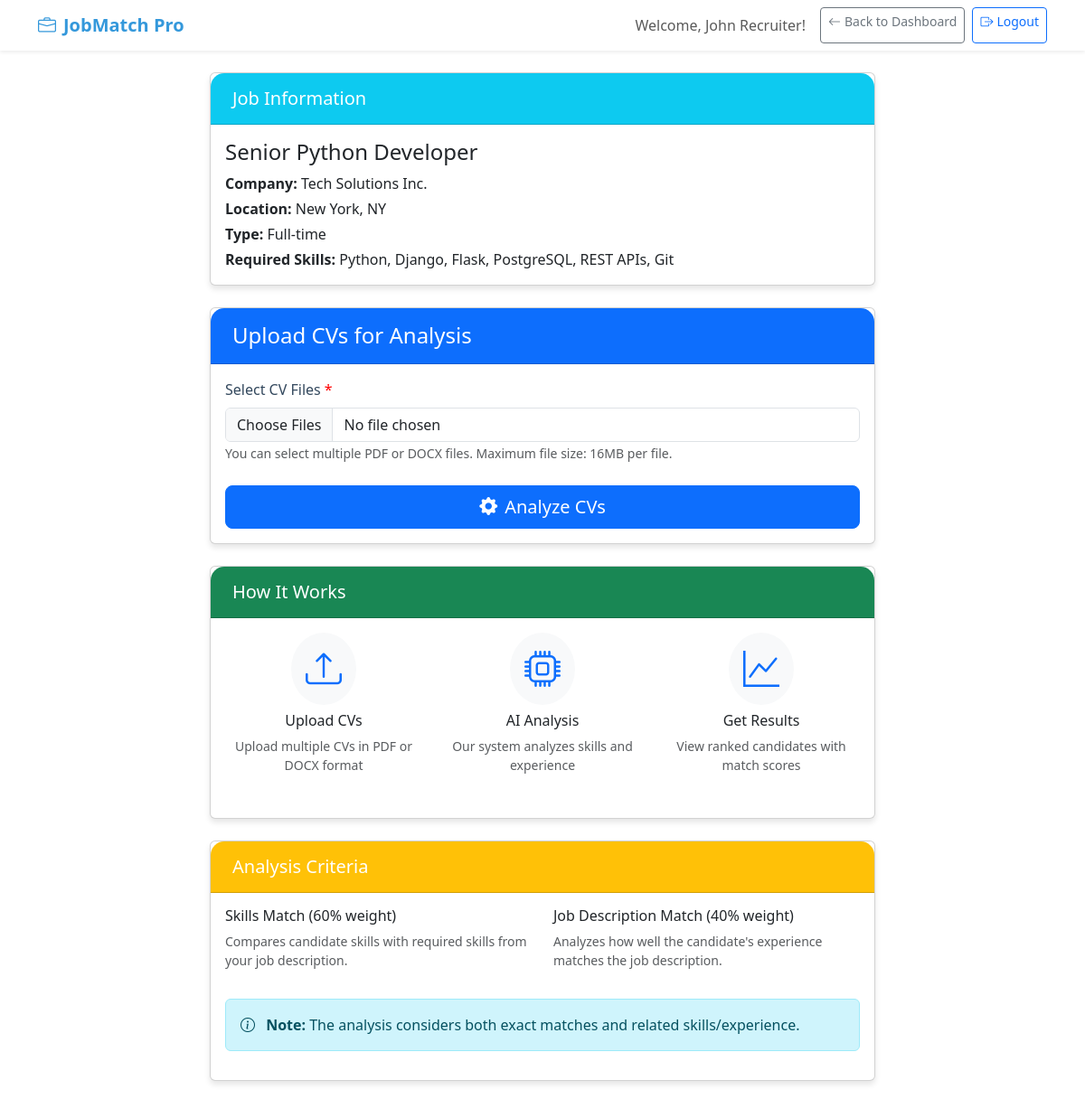
/recruiter/analyze-cvs/1 (signed in), run on the app's committed database.
### app.py (models this page shows)
class JobPost(db.Model):
    id = db.Column(db.Integer, primary_key=True)
    user_id = db.Column(db.Integer, db.ForeignKey('user.id'), nullable=False)
    job_title = db.Column(db.String(200), nullable=False)
    company_name = db.Column(db.String(200), nullable=False)
    job_description = db.Column(db.Text, nullable=False)
    required_skills = db.Column(db.Text, nullable=False)
    location = db.Column(db.String(100))
    salary_range = db.Column(db.String(100))
    job_type = db.Column(db.String(50))
    created_at = db.Column(db.DateTime, default=datetime.utcnow)
    is_active = db.Column(db.Boolean, default=True)
    user = db.relationship('User', backref=db.backref('job_posts', lazy=True))

### app.py (the view, shortened to what this page needs)
@app.route('/recruiter/analyze-cvs/<int:job_id>', methods=['GET', 'POST'])
def analyze_cvs(job_id):
    if 'user_id' not in session or session['user_type'] != 'recruiter':
        return redirect(url_for('index'))
    job_post = JobPost.query.get_or_404(job_id)
    return render_template('analyze_cvs.html', job_post=job_post)

### templates/analyze_cvs.html (shortened to what this page needs)
<!DOCTYPE html>
<html lang="en">
<head>
    <link rel="stylesheet" href="{{ url_for('static', filename='css/style.css') }}">
    <link href="https://cdn.jsdelivr.net/npm/bootstrap@5.3.0/dist/css/bootstrap.min.css" rel="stylesheet">
    <link rel="stylesheet" href="https://cdn.jsdelivr.net/npm/bootstrap-icons@1.10.0/font/bootstrap-icons.css">
</head>
<body>
    <nav class="navbar navbar-expand-lg navbar-light bg-white shadow-sm">
        <div class="container">
            <a class="navbar-brand" href="{{ url_for('recruiter_dashboard') }}">
                <i class="bi bi-briefcase me-2"></i>JobMatch Pro
            </a>
            <div class="navbar-nav ms-auto">
                <span class="navbar-text user-welcome me-3">
                    Welcome, {{ session.user_name }}!
                </span>
                <a href="{{ url_for('recruiter_dashboard') }}" class="btn btn-outline-secondary btn-sm me-2">
                    <i class="bi bi-arrow-left me-1"></i>Back to Dashboard
                </a>
                <a href="{{ url_for('logout') }}" class="btn btn-outline-primary btn-sm">
                    <i class="bi bi-box-arrow-right me-1"></i>Logout
                </a>
            </div>
        </div>
    </nav>
    <div class="container mt-4">
        <div class="row">
            <div class="col-lg-8 mx-auto">
                <div class="card dashboard-card mb-4">
                    <div class="card-header bg-info text-white">
                        <h3 class="h5 mb-0">Job Information</h3>
                    </div>
                    <div class="card-body">
                        <h4>{{ job_post.job_title }}</h4>
                        <p class="mb-1"><strong>Company:</strong> {{ job_post.company_name }}</p>
                        <p class="mb-1"><strong>Location:</strong> {{ job_post.location or 'Not specified' }}</p>
                        <p class="mb-1"><strong>Type:</strong> {{ job_post.job_type or 'Not specified' }}</p>
                        <p class="mb-0"><strong>Required Skills:</strong> {{ job_post.required_skills }}</p>
                    </div>
                </div>
                <div class="card dashboard-card">
                    <div class="card-header bg-primary text-white">
                        <h2 class="h4 mb-0">Upload CVs for Analysis</h2>
                    </div>
                    <div class="card-body">
                        <form method="POST" enctype="multipart/form-data">
                            <div class="mb-4">
                                <label for="cv_files" class="form-label required-field">Select CV Files</label>
                                <input type="file" class="form-control" id="cv_files" name="cv_files" multiple accept=".pdf,.docx">
                                <small class="text-muted">
                                    You can select multiple PDF or DOCX files. Maximum file size: 16MB per file.
                                </small>
                            </div>
                            <div class="d-grid">
                                <button type="submit" class="btn btn-primary btn-lg">
                                    <i class="bi bi-gear-fill me-2"></i>Analyze CVs
                                </button>
                            </div>
                        </form>
                    </div>
                </div>
                <div class="card dashboard-card mt-4">
                    <div class="card-header bg-success text-white">
                        <h3 class="h5 mb-0">How It Works</h3>
                    </div>
                    <div class="card-body">
                        <div class="row">
                            <div class="col-md-4 text-center mb-3">
                                <div class="bg-light rounded-circle p-3 d-inline-block">
                                    <i class="bi bi-upload display-6 text-primary"></i>
                                </div>
                                <h6 class="mt-2">Upload CVs</h6>
                                <p class="small text-muted">Upload multiple CVs in PDF or DOCX format</p>
                            </div>
                            <div class="col-md-4 text-center mb-3">
                                <div class="bg-light rounded-circle p-3 d-inline-block">
                                    <i class="bi bi-cpu display-6 text-primary"></i>
                                </div>
                                <h6 class="mt-2">AI Analysis</h6>
                                <p class="small text-muted">Our system analyzes skills and experience</p>
                            </div>
                            <div class="col-md-4 text-center mb-3">
                                <div class="bg-light rounded-circle p-3 d-inline-block">
                                    <i class="bi bi-graph-up display-6 text-primary"></i>
                                </div>
                                <h6 class="mt-2">Get Results</h6>
                                <p class="small text-muted">View ranked candidates with match scores</p>
                            </div>
                        </div>
                    </div>
                </div>
                <div class="card dashboard-card mt-4">
                    <div class="card-header bg-warning text-white">
                        <h3 class="h5 mb-0">Analysis Criteria</h3>
                    </div>
                    <div class="card-body">
                        <div class="row">
                            <div class="col-md-6">
                                <h6>Skills Match (60% weight)</h6>
                                <p class="small text-muted">
                                    Compares candidate skills with required skills from your job description.
                                </p>
                            </div>
                            <div class="col-md-6">
                                <h6>Job Description Match (40% weight)</h6>
                                <p class="small text-muted">
                                    Analyzes how well the candidate's experience matches the job description.
                                </p>
                            </div>
                        </div>
                        <div class="alert alert-info mt-3">
                            <i class="bi bi-info-circle me-2"></i>
                            <strong>Note:</strong> The analysis considers both exact matches and related skills/experience.
                        </div>
                    </div>
                </div>
            </div>
        </div>
    </div>
</body>
</html>

### static/css/style.css (style rules this page uses)
:root { --primary-color: #3498db; --secondary-color: #2c3e50; --success-color: #27ae60; --warning-color: #f39c12; --danger-color: #e74c3c; --light-color: #ecf0f1; --dark-color: #34495e; }
* { margin: 0; padding: 0; box-sizing: border-box; }
body { font-family: 'Segoe UI', Tahoma, Geneva, Verdana, sans-serif; background-color: #f8f9fa; line-height: 1.6; color: #333; }
.navbar { box-shadow: 0 2px 10px rgba(0, 0, 0, 0.1); }
.navbar-brand { font-weight: bold; font-size: 1.5rem; color: var(--primary-color) !important; }
.user-welcome { font-weight: 500; color: var(--dark-color); }
.dashboard-card { border: none; border-radius: 15px; box-shadow: 0 4px 6px rgba(0, 0, 0, 0.1); transition: all 0.3s ease; margin-bottom: 20px; overflow: hidden; }
.dashboard-card .card-header { border-radius: 15px 15px 0 0 !important; font-weight: 600; padding: 1rem 1.5rem; }
.required-field::after { content: " *"; color: red; }
.form-control, .form-select { border-radius: 8px; border: 1px solid #dee2e6; padding: 10px 15px; transition: all 0.3s ease; }
.form-label { font-weight: 500; color: var(--dark-color); margin-bottom: 0.5rem; }
.btn { border-radius: 8px; padding: 10px 20px; font-weight: 500; transition: all 0.3s ease; border: none; }
.btn-primary { background-color: var(--primary-color); }
.btn-outline-primary { border: 2px solid var(--primary-color); color: var(--primary-color); }
.alert { border: none; border-radius: 10px; font-weight: 500; padding: 1rem 1.5rem; }
.text-primary { color: var(--primary-color) !important; }
.bg-primary { background-color: var(--primary-color) !important; }
.bg-success { background-color: var(--success-color) !important; }
.bg-warning { background-color: var(--warning-color) !important; }
.shadow-sm { box-shadow: 0 0.125rem 0.25rem rgba(0, 0, 0, 0.075) !important; }

### data on the page
JobPost: job_title "Senior Python Developer", company_name "Tech Solutions Inc.", location "New York, NY", job_type "Full-time", required_skills "Python, Django, Flask, PostgreSQL, REST APIs, Git"

### other printed values
{{ session.user_name }} "John Recruiter"
